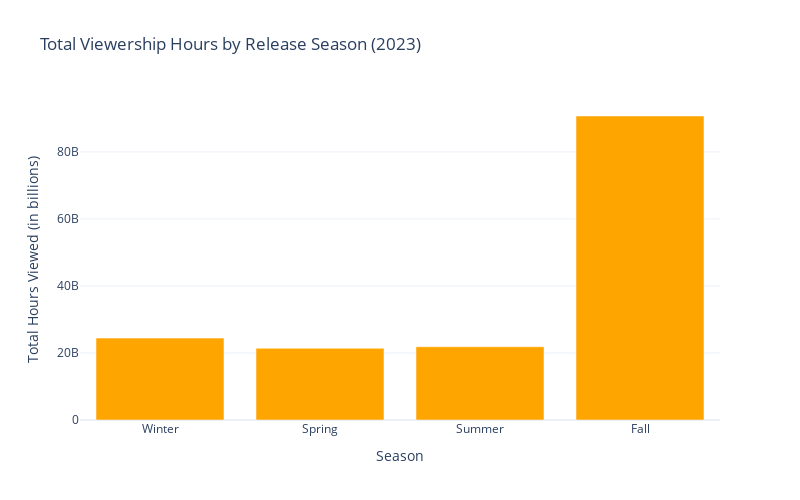

Notebook code for this chart:
### Code cell
# define seasons based on release months
def get_season(month):
    if month in [12, 1, 2]:
        return 'Winter'
    elif month in [3, 4, 5]:
        return 'Spring'
    elif month in [6, 7, 8]:
        return 'Summer'
    else:
        return 'Fall'

# apply the season categorization to the dataset
netflix_data['Release Season'] = netflix_data['Release Month'].apply(get_season)

# aggregate viewership hours by release season
seasonal_viewership = netflix_data.groupby('Release Season')['Hours Viewed'].sum()

# order the seasons as 'Winter', 'Spring', 'Summer', 'Fall'
seasons_order = ['Winter', 'Spring', 'Summer', 'Fall']
seasonal_viewership = seasonal_viewership.reindex(seasons_order)

fig = go.Figure(data=[
    go.Bar(
        x=seasonal_viewership.index,
        y=seasonal_viewership.values,
        marker_color='orange'
    )
])

fig.update_layout(
    title='Total Viewership Hours by Release Season (2023)',
    xaxis_title='Season',
    yaxis_title='Total Hours Viewed (in billions)',
    xaxis_tickangle=0,
    height=500,
    width=800,
    xaxis=dict(
        categoryorder='array',
        categoryarray=seasons_order
    )
)

fig.show()

### Figure 1 — Plotly figure (JSON) as saved in the notebook; plotly's stock layout.template omitted (floating-point values rounded to 4 significant figures)
{"data": [{"marker": {"color": "orange"}, "type": "bar", "x": ["Winter", "Spring", "Summer", "Fall"], "y": [24431100000, 21397400000, 21864600000, 90708800000]}], "layout": {"height": 500, "title": {"text": "Total Viewership Hours by Release Season (2023)"}, "width": 800, "xaxis": {"autorange": true, "categoryarray": ["Winter", "Spring", "Summer", "Fall"], "categoryorder": "array", "range": [-0.5, 3.5], "tickangle": 0, "title": {"text": "Season"}, "type": "category"}, "yaxis": {"autorange": true, "range": [0, 95480000000.0], "title": {"text": "Total Hours Viewed (in billions)"}, "type": "linear"}}}
